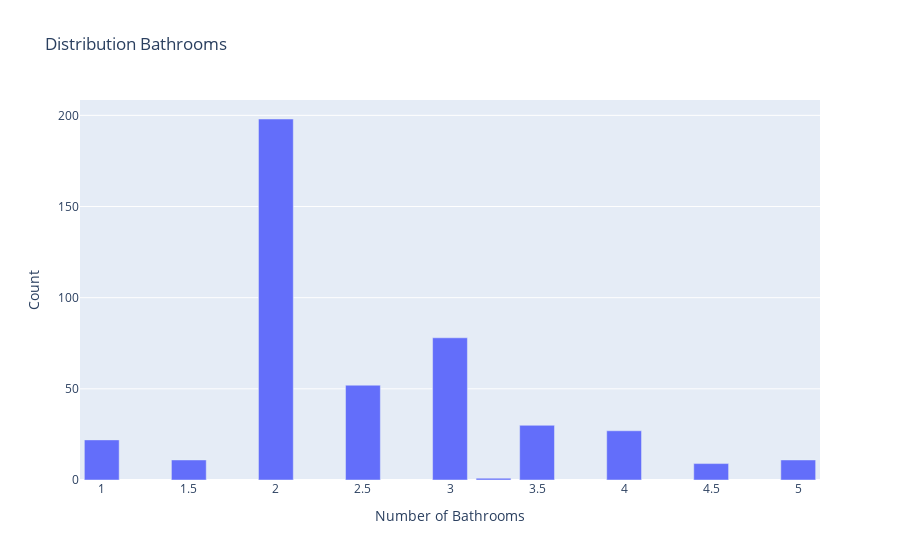

Source (notebook cell):
### Code cell
fig = px.bar(
    data.bathrooms.value_counts().sort_index(),
    title="Distribution Bathrooms",
    labels={
        "value":"Count",
        "index":"Number of Bathrooms"
    },
    # text_auto='.2s'

)

fig.update_layout(
    showlegend=False
)

### Figure 1 — Plotly figure (JSON) as saved in the notebook; plotly's stock layout.template omitted (floating-point values rounded to 4 significant figures)
{"data": [{"alignmentgroup": "True", "hovertemplate": "variable=bathrooms<br>Number of Bathrooms=%{x}<br>Count=%{y}<extra></extra>", "legendgroup": "bathrooms", "marker": {"color": "#636efa"}, "name": "bathrooms", "offsetgroup": "bathrooms", "orientation": "v", "showlegend": true, "textposition": "auto", "type": "bar", "x": [1, 1.5, 2, 2.5, 3, 3.25, 3.5, 4, 4.5, 5], "xaxis": "x", "y": [22, 11, 198, 52, 78, 1, 30, 27, 9, 11], "yaxis": "y"}], "layout": {"barmode": "relative", "legend": {"title": {"text": "variable"}, "tracegroupgap": 0}, "showlegend": false, "title": {"text": "Distribution Bathrooms"}, "xaxis": {"anchor": "y", "domain": [0, 1], "title": {"text": "Number of Bathrooms"}}, "yaxis": {"anchor": "x", "domain": [0, 1], "title": {"text": "Count"}}}}
